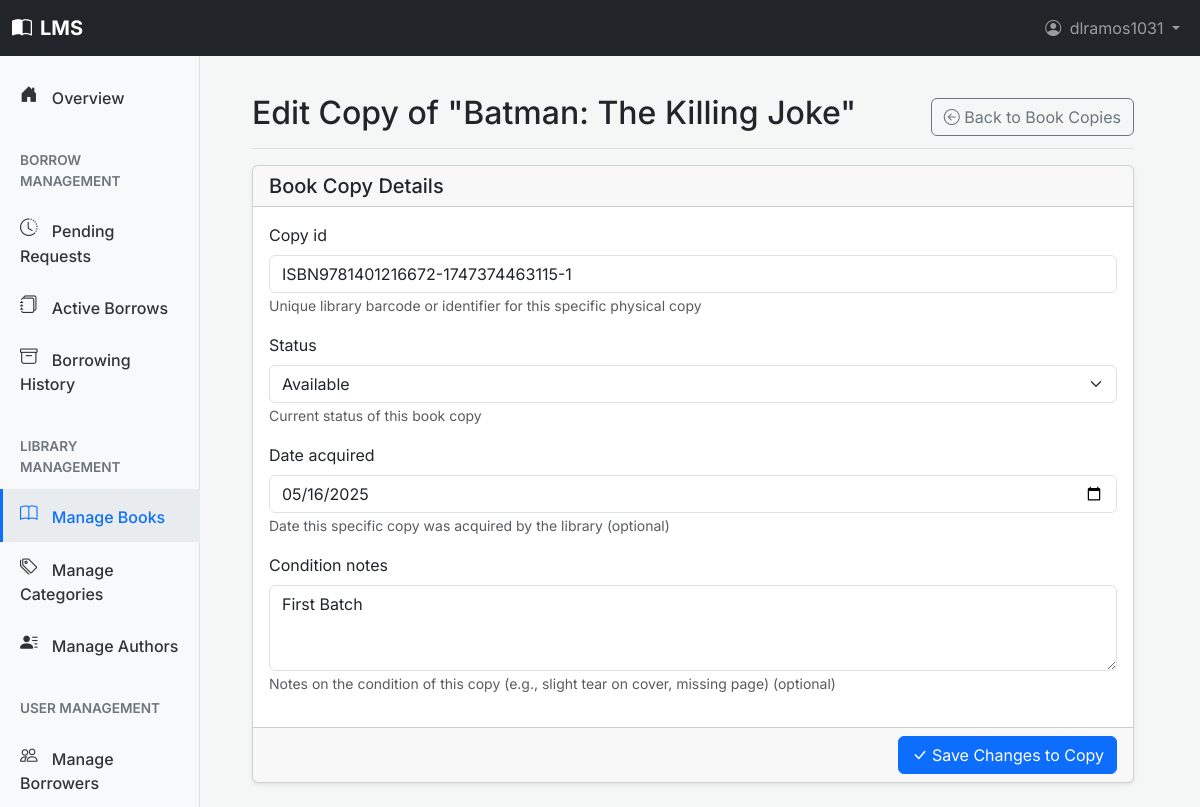
The app's page /dashboard/book-copies/edit/1/ (signed in) with its own data.
### users/models.py (models this page shows, shortened)
class CustomUser(AbstractUser):
    middle_initial = models.CharField(
        _('middle initial'),
        max_length=10,
        blank=True,
        null=True,
        help_text=_("User's middle initial (optional)")
    )
    suffix = models.CharField(
        _('suffix'),
        max_length=10,
        blank=True,
        null=True,
        help_text=_("e.g., Jr., Sr., III (optional)")
    )
    ROLE_CHOICES = (
        ('BORROWER', _('Borrower')),    # For students and other general library users
        ('LIBRARIAN', _('Librarian')),  # For library staff managing books and circulation
        ('ADMIN', _('Administrator')),  # For system administrators with full access
    )
    role = models.CharField(
        _('role'),
        max_length=20,
        choices=ROLE_CHOICES,
        default='BORROWER',
        help_text=_('The primary role of this user within the library system')
    )
    borrower_id_label = models.CharField(
        _('borrower ID label'),
        max_length=50,
        default="Library ID",
        help_text=_("Label for the borrower's unique identifier (e.g., Student ID, Library Card No.)")
    )
    borrower_id_value = models.CharField(
        _('borrower ID value'),
        max_length=50,
        unique=True,
        null=True,
        blank=True,
        help_text=_("The borrower's unique library identifier value (e.g., 'S12345', 'LC00789')")
    )
    physical_address = models.TextField(
        _('physical address'),
        blank=True,
        null=True,
        help_text=_("Borrower's physical mailing address (optional)")
    )
    birth_date = models.DateField(
        _('birth date'),
        null=True,
        blank=True,
        help_text=_("Borrower's date of birth (optional)")
    )
    phone_number = models.CharField(
        _('phone number'),
        max_length=20,
        blank=True,
        null=True,
        help_text=_("Borrower's contact phone number (optional)")
    )
    profile_picture = models.ImageField(
        _("Profile Picture"),
        upload_to='profile_pics/',
        blank=True,
        null=True,
        help_text=_("Upload a profile picture (optional).")
    )
    BORROWER_TYPE_CHOICES = (
        ('STUDENT', _('Student')),                  # Full-time students
        ('FACULTY', _('Faculty')),                  # Faculty members
        ('STAFF_MEMBER', _('Staff Member')),        # University staff (non-faculty) who are borrowers
        ('ALUMNI', _('Alumni')),                    # Former students who are still borrowers
        ('COMMUNITY', _('Community Member')),       # Other verified local borrowers
        ('OTHER', _('Other Verified Borrower')),    # Other verified borrowers (e.g., local residents, non-student/faculty)
    )
    borrower_type = models.CharField(
        _('borrower type'),
        max_length=30,
        choices=BORROWER_TYPE_CHOICES,
        null=True,
        blank=True,
        help_text=_('Category of the borrower, e.g., Student, Faculty (used if role is Borrower)')
    )
    groups = models.ManyToManyField(
        'auth.Group',
        verbose_name=_('groups'),
        blank=True,
        help_text=_(
            'The groups this user belongs to. A user will get all permissions '
            'granted to each of their groups.'
        ),
        related_name="customuser_groups",
        related_query_name="customuser",
    )
    user_permissions = models.ManyToManyField(
        'auth.Permission',
        verbose_name=_('user permissions'),
        blank=True,
        help_text=_('Specific permissions for this user.'),
        related_name="customuser_permissions",
        related_query_name="customuser",
    )
    class Meta:
        verbose_name = _('User')
        verbose_name_plural = _('Users')
        ordering = ['last_name', 'first_name']

### books/models.py (models this page shows, shortened)
class Book(models.Model):
    isbn = models.CharField(
        _('ISBN-13'),
        max_length=17,
        primary_key=True,
        unique=True,
        validators=[isbn_validator],
        help_text=_('13 Character ISBN number. Must be unique. (e.g., 978-0596009205)')
    )
    title = models.CharField(
        max_length=255,
        help_text=_("Enter the title of the book")
    )
    authors = models.ManyToManyField(
        Author,
        related_name='books',
        help_text=_("Select or add authors for this book")
    )
    publisher = models.CharField(
        max_length=200,
        blank=True,
        null=True,
        help_text=_("Publisher of the book (optional)")
    )
    publication_date = models.DateField(
        null=True,
        blank=True,
        help_text=_("Date the book was published (optional)")
    )
    edition = models.CharField(
        max_length=100,
        blank=True,
        null=True,
        help_text=_("e.g., 1st Edition, Revised Edition (optional)")
    )
    page_count = models.PositiveIntegerField(
        null=True,
        blank=True,
        help_text=_("Total number of pages (optional)")
    )
    description = models.TextField(
        blank=True,
        null=True,
        help_text=_("A brief description or summary of the book (optional)")
    )
    cover_image = models.ImageField(
        _("Cover Image"),
        upload_to='book_covers/',
        blank=True,
        null=True,
        help_text=_("Upload the book's cover image (optional).")
    )
    categories = models.ManyToManyField(
        Category,
        related_name='books',
        help_text=_("Select or add categories for this book")
    )
    date_added_to_system = models.DateTimeField(
        auto_now_add=True,
        help_text=_("Date this book record was added to the system")
    )
    last_updated = models.DateTimeField(
        auto_now=True,
        help_text=_("Date this book record was last updated")
    )
    total_borrows = models.PositiveIntegerField(
        default=0,
        help_text=_("How many times this book title has been borrowed overall")
    )
    def display_authors(self):
        """Helper method to display authors in the Django admin interface."""
        return ', '.join(author.name for author in self.authors.all()[:3])
    display_authors.short_description = _('Authors')
    def display_categories(self):
        """Helper method to display categories in the Django admin interface."""
        return ', '.join(category.name for category in self.categories.all()[:3])
    display_categories.short_description = _('Categories')
    class Meta:
        ordering = ['title', 'isbn']
        verbose_name = _('Book')
        verbose_name_plural = _('Books')

class BookCopy(models.Model):
    book = models.ForeignKey(
        Book,
        on_delete=models.CASCADE,
        related_name='copies',
        help_text=_("The book title this specific copy belongs to")
    )
    copy_id = models.CharField(
        max_length=100,
        unique=True,
        help_text=_("Unique library barcode or identifier for this specific physical copy")
    )
    STATUS_CHOICES = [
        ('Available', _('Available')),
        ('On Loan', _('On Loan')),
        ('Reserved', _('Reserved')),
        ('Lost', _('Lost')),
        ('Damaged', _('Damaged')),
        ('In Repair', _('In Repair')),
        ('Withdrawn', _('Withdrawn from Collection')),
    ]
    status = models.CharField(
        max_length=20,
        choices=STATUS_CHOICES,
        default='Available',
        help_text=_("Current status of this book copy")
    )
    date_acquired = models.DateField(
        null=True,
        blank=True,
        help_text=_("Date this specific copy was acquired by the library (optional)")
    )
    condition_notes = models.TextField(
        blank=True,
        null=True,
        help_text=_("Notes on the condition of this copy (e.g., slight tear on cover, missing page) (optional)")
    )
    class Meta:
        ordering = ['book__title', 'copy_id']
        verbose_name = _('Book Copy')
        verbose_name_plural = _('Book Copies')

### books/views.py (the view, shortened to what this page needs)
# urls.py: path('dashboard/book-copies/edit/<int:pk>/', views.StaffBookCopyUpdateView.as_view(), name='dashboard_bookcopy_edit'),
class StaffBookCopyUpdateView(StaffRequiredMixin, UpdateView):
    model = BookCopy
    form_class = BookCopyForm
    template_name = 'books/dashboard/book_management/bookcopy_form.html'
    def get_context_data(self, **kwargs):
        context = super().get_context_data(**kwargs)
        context['page_title'] = _(f"Edit Copy: {self.object.copy_id} for '{self.object.book.title}'")
        context['book'] = self.object.book
        context['form_mode'] = 'edit'
        return context

### books/forms.py
class BookCopyForm(forms.ModelForm):
    class Meta:
        model = BookCopy
        fields = ['copy_id', 'status', 'date_acquired', 'condition_notes']
        widgets = {
            'copy_id': forms.TextInput(attrs={'class': 'form-control'}),
            'status': forms.Select(attrs={'class': 'form-select'}),
            'date_acquired': forms.DateInput(attrs={'type': 'date', 'class': 'form-control'}),
            'condition_notes': forms.Textarea(attrs={'rows': 3, 'class': 'form-control'}),
        }
    def __init__(self, *args, **kwargs):
        super().__init__(*args, **kwargs)

### books/templates/books/dashboard/book_management/bookcopy_form.html (shortened to what this page needs)
{% extends "dashboard/base.html" %}
{% load static %}
{% load bootstrap5 %}
{% block dashboard_page_title_main %}
    {% if form_mode == 'create' %}Add New Copy for "{{ book.title }}"{% else %}Edit Copy of "{{ book.title }}"{% endif %}
{% endblock %}
{% block dashboard_page_actions %}
    <a href="{% url 'books:dashboard_bookcopy_list' isbn=book.isbn %}" class="btn btn-outline-secondary">
        <i class="bi bi-arrow-left-circle"></i> Back to Book Copies
    </a>
{% endblock %}
{% block dashboard_content_main %}
<form method="post">
    <div class="card shadow-sm">
        <div class="card-header">
            <h5 class="mb-0">Book Copy Details</h5>
        </div>
        <div class="card-body">
            {% bootstrap_form form layout='horizontal' %}
        </div>
        <div class="card-footer text-end">
            <button type="submit" class="btn btn-primary">
                <i class="bi {% if form_mode == 'create' %}bi-plus-lg{% else %}bi-check-lg{% endif %}"></i>
                {% if form_mode == 'create' %}Save New Copy{% else %}Save Changes to Copy{% endif %}
            </button>
        </div>
    </div>
</form>
{% endblock dashboard_content_main %}

### templates/base.html (shortened to what this page needs)
{% load bootstrap5 %}
{% load static %}
<!DOCTYPE html>
<html lang="en">
<head>
    <link rel="stylesheet" href="{% static 'css/inter_font.css' %}">
    <link rel="stylesheet" href="{% static 'vendor/bootstrap-icons/bootstrap-icons.css' %}">
    {% bootstrap_css %}
    <link rel="stylesheet" href="{% static 'css/auth_styles.css' %}">
</head>
<body class="{% block body_class %}{% endblock %}">
  <nav class="navbar navbar-expand-lg navbar-dark bg-dark fixed-top">
    <div class="container-fluid">
      <a class="navbar-brand fw-bold"
        href="{% if user.is_authenticated %}{% if user.role == 'LIBRARIAN' or user.role == 'ADMIN' or user.is_staff %}{% url 'books:dashboard_home' %}{% else %}{% url 'books:portal_catalog' %}{% endif %}{% else %}{% url 'users:login' %}{% endif %}">
        <i class="bi bi-book-half me-2"></i>LMS
      </a>
      <div class="collapse navbar-collapse" id="mainNavbarContent">
          {% block site_nav_items %}
              <ul class="navbar-nav ms-auto mb-2 mb-lg-0">
                  {% if user.is_authenticated %}
                      <li class="nav-item dropdown">
                          <a class="nav-link dropdown-toggle" href="#" id="userProfileDropdown" role="button" data-bs-toggle="dropdown" aria-expanded="false">
                              {% if user.profile_picture %}
                                  <img src="{{ user.profile_picture.url }}" alt="{{ user.username }}" class="rounded-circle me-1" style="width: 24px; height: 24px; object-fit: cover;">
                              {% else %}
                                  <i class="bi bi-person-circle me-1"></i>
                              {% endif %}
                              {{ user.first_name|default:user.username }}
                          </a>
                      </li>
                  {% endif %}
              </ul>
          {% endblock site_nav_items %}
      </div>
    </div>
  </nav>
  <main class="{% block main_container_class %}container{% endblock %}">
      {% block content_body %}{% endblock content_body %}
  </main>
</body>
</html>

### templates/base.html (style rules this page uses)
body { font-family: 'Inter', sans-serif; padding-top: 70px; }

### templates/dashboard/base.html (style rules this page uses)
body { background-color: #f4f7f6; }

### records on screen
CustomUser: first_name "dlramos1031"
Book: title "Batman: The Killing Joke"
BookCopy: copy_id "ISBN9781401216672-1747374463115-1", status "Available", date_acquired "05/16/2025", condition_notes "First Batch"
